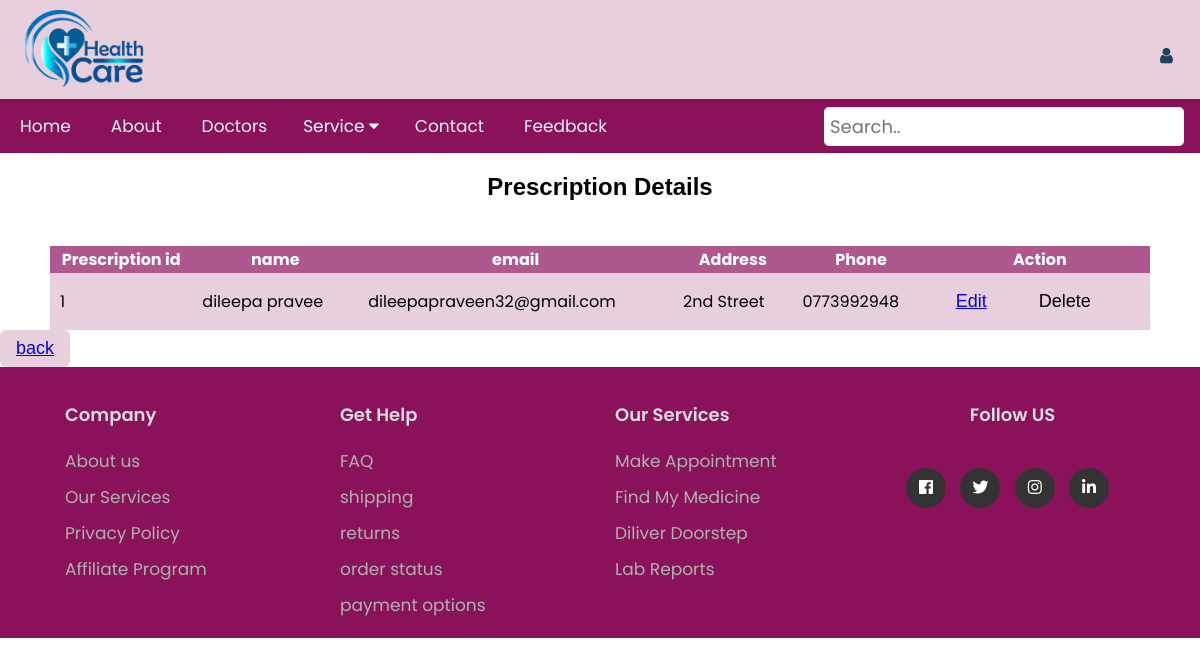
Screenshot of /PHP/viewPrescription.php with the database file from the repository.
### tables this page shows
CREATE TABLE `users` (
  `id` int(11) NOT NULL,
  `name` varchar(255) NOT NULL,
  `email` varchar(50) NOT NULL,
  `address` varchar(255) NOT NULL,
  `mobile_number` varchar(255) NOT NULL,
  `message` varchar(255) NOT NULL
);

### PHP/viewPrescription.php (the view, shortened to what this page needs)
<!DOCTYPE html>
<html lang="en">
<head>
    <link rel="stylesheet" href="../css/style.css">
    <link rel="stylesheet" href="../css/viewpres.css">
    <link rel="stylesheet" href="https://use.fontawesome.com/releases/v5.3.1/css/all.css">
    <link rel="stylesheet" href="https://cdnjs.cloudflare.com/ajax/libs/font-awesome/4.7.0/css/font-awesome.min.css">
</head>
<?php
include "includes/dbh.inc.php";
include_once 'header.php';
$sql = "SELECT * FROM users";
$result = $conn->query($sql);
?>
<!DOCTYPE html>
<html lang="en">
<head>
    <link rel="stylesheet" href="../css/apointment.css">
</head>
<body>
    <div class="container">
        <h2 style="font-family: Arial, sans-serif; text-align: center;">Prescription Details</h2><br>
        <table class="table-new">
            <thead>
                <tr>
                    <th>Prescription id</th>
                    <th>name</th>
                    <th>email</th>
                    <th>Address</th>
                    <th>Phone</th>
                    <th>Action</th>
                </tr>
            </thead>
            <tbody>
                <?php
                if ($result->num_rows > 0) {
                    while ($row = $result->fetch_assoc()) {
                ?>
                        <tr>
                            <td><?php echo $row['id']; ?></td>
                            <td><?php echo $row['name']; ?></td>
                            <td><?php echo $row['email']; ?></td>
                            <td><?php echo $row['address']; ?></td>
                            <td><?php echo $row['mobile_number']; ?></td>
                            <td>
                                <div class="input-box" style="display: flex;">
                                    <button> <a href="updatePrescription.php?id=<?php echo $row['id']; ?>">Edit</a>&nbsp;</button>
                                    <form action="includes/db.pres.php" method="POST" class="d-inline" style="margin-left: 15px;">
                                        <button type="submit" name="delete" value="<?= $row['id']; ?>" class="btn btn-danger btn-sm">Delete</button>
                                    </form>
                                </div>
                            </td>
                        </tr>
                <?php       }
                }
                ?>
            </tbody>
        </table>
    </div>
    <div class="input-box">
        <button type="button"><a href="press.php">back</a></button>
    </div>
    <?php
    include_once 'footer.php';
    ?>
</body>
</html>

### css/style.css (style rules this page uses)
body { margin: 0; padding: 0; font-family: 'Poppins'; }
* { box-sizing:content-box }
.container { max-width: 1100px; margin: 0 auto; padding: 0 20px; }

### css/viewpres.css (style rules this page uses)
.input-box button { color: #000000; font-size: 18px; outline: none; border: none; padding: 8px 16px; border-radius: 6px; background: #e7cfdd; transition: all 0.3s; display: inline-block; }
table { width: 100%; border-collapse: collapse; }
tbody { background: #e7cfdd; }
th { background: #af578f; color: #ffffff; font-weight: bold; }
td { padding: 10px; }

### css/apointment.css (style rules this page uses)
.input-box button { color: #000000; font-size: 18px; outline: none; border: none; padding: 8px 16px; border-radius: 6px; background: #e7cfdd; transition: all 0.3s; display: inline-block; }
table { width: 100%; border-collapse: collapse; }
tbody { background: #e7cfdd; }
th { background: #af578f; color: #ffffff; font-weight: bold; }
td { padding: 10px; }

### rows the page displays
users: id "1", name "dileepa pravee", email "dileepapraveen32@gmail.com", address "2nd Street", mobile_number "0773992948"
